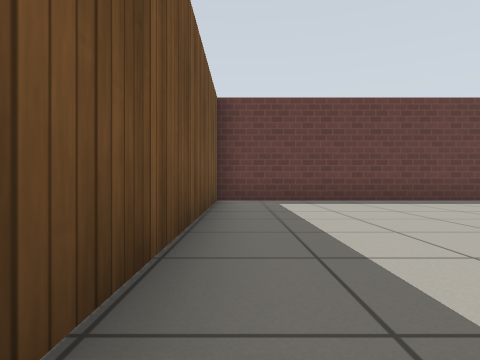
[1] (above)

22 first-person views from a walk through a world built for the Gazebo simulator. The camera is 0.5 m above the floor, looks level and sees 75° across. The floor is counted in squares, 1 m on a side. Each view is taken from the middle of a square. On the plan, view 1 faces up. The plan holds only what a view shows up to about 9 squares ahead; the rest is blank. Gazebo's built-in surfaces are drawn with simple patterns.

[2]
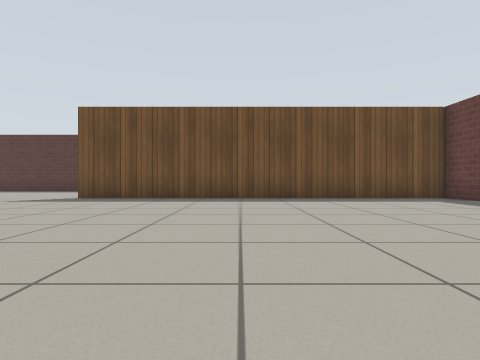

[3]
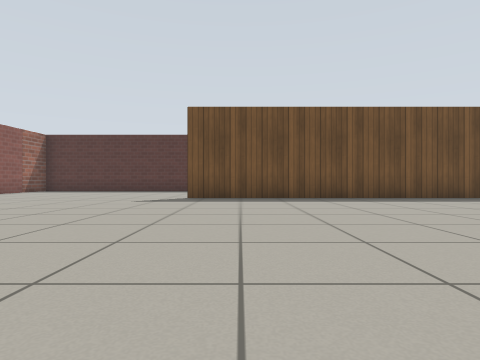

[4]
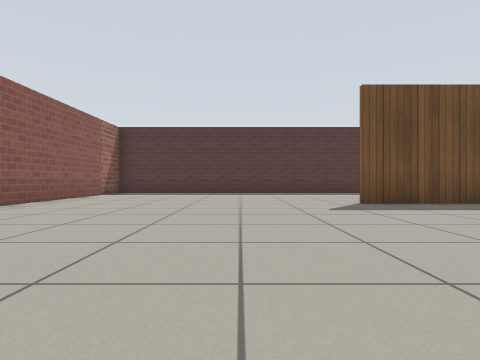

[5]
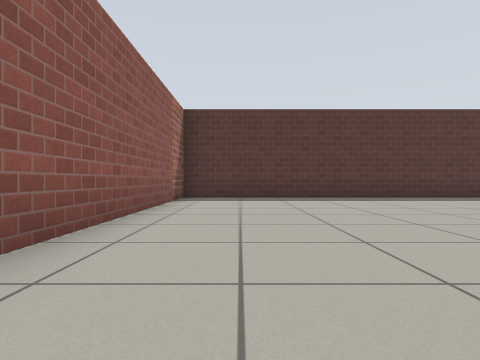

[6]
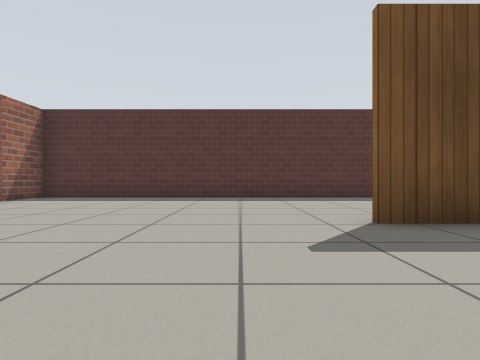

[7]
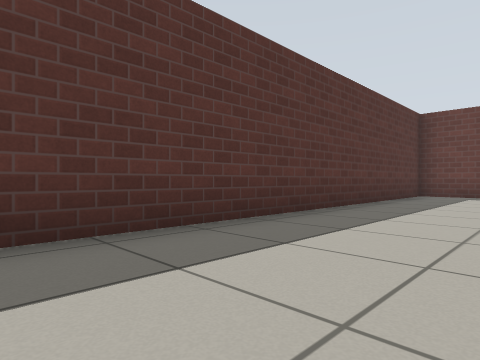

[8]
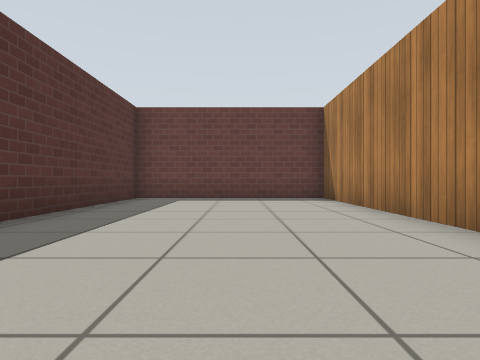

[9]
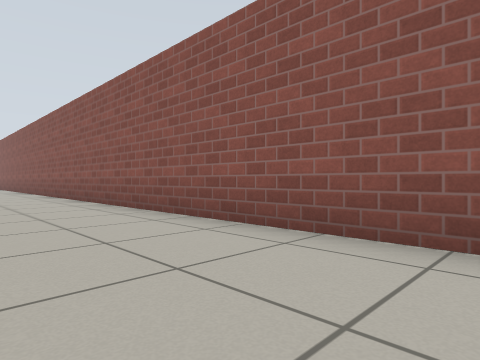

[10]
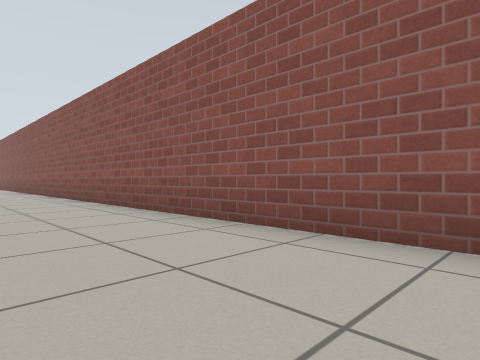

[11]
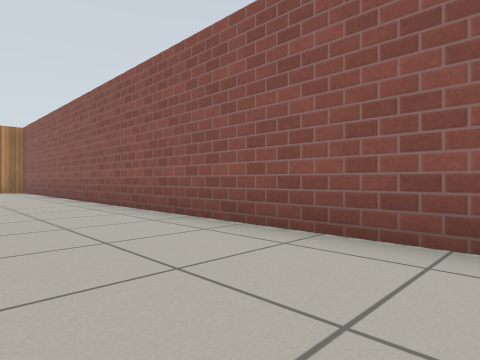

[12]
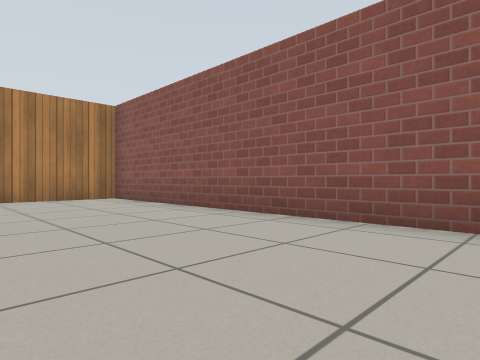

[13]
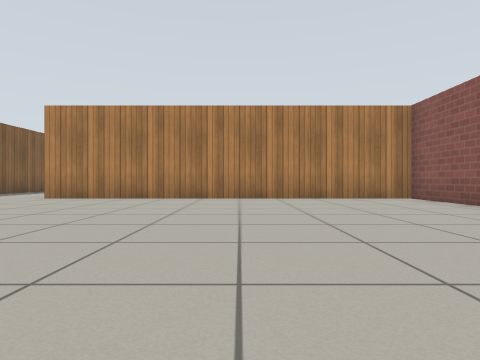

[14]
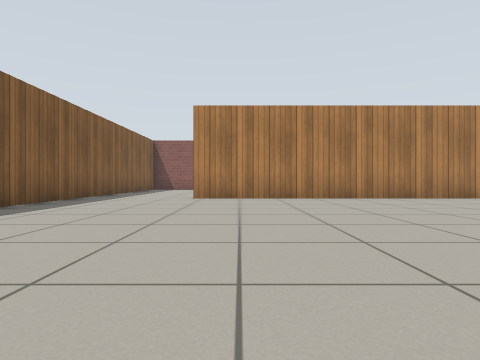

[15]
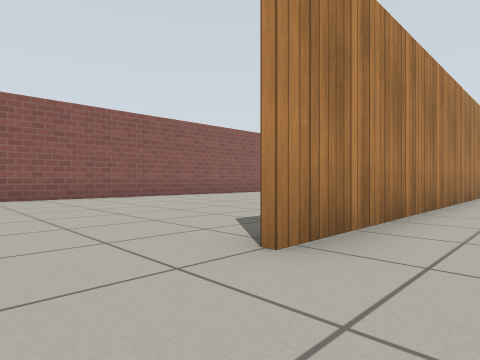

[16]
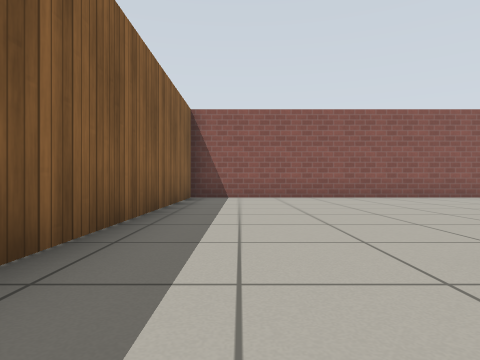

[17]
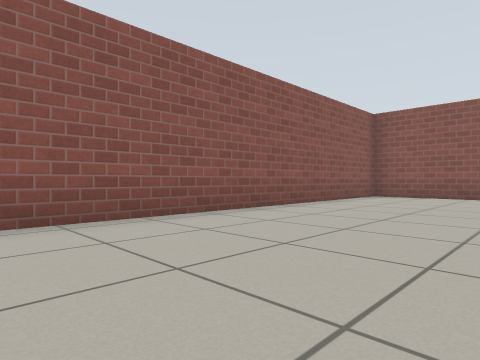

[18]
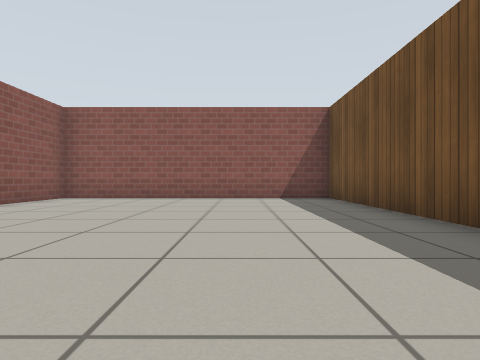

[19]
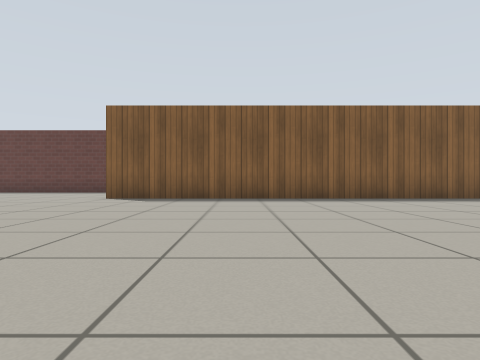

[20]
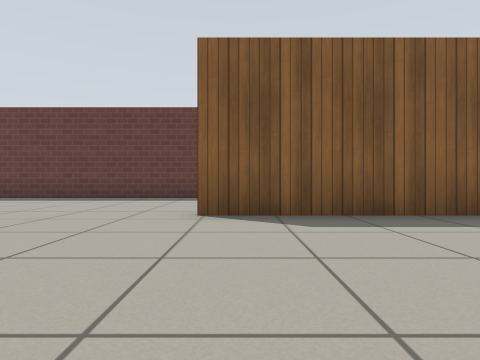

[21]
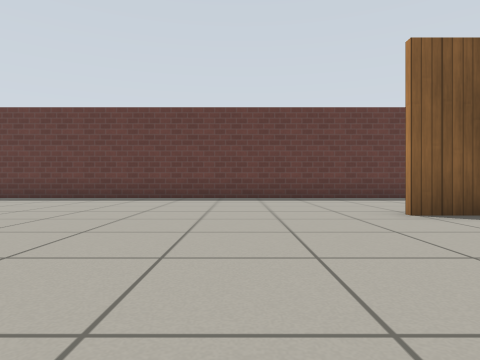

[22]
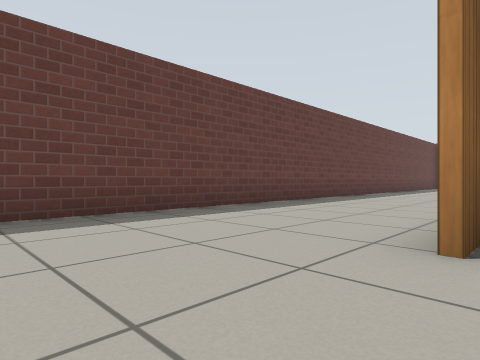

### Floor plan
Ten units are one square. View 1 is at (0, 0); x grows to the right and y downward. Boxes are objects, and circles mark ways between rooms. Rooms are numbered by the first view taken in them; rooms with no view inside come last. Other rooms are left out.
<svg viewBox="-63 -81 396 182">
<path fill="none" stroke="#000" d="M-7 -20 -7 -76M211 -76 -58 -76 -58 96 254 96 254 -3M-6 -76 -6 25M256 -34 154 -34M255 41 255 96 328 96 328 -34 256 -34"/>
<circle cx="260" cy="-15" r="3" fill="#2a7"/>
<text x="110" y="10">1</text>
<text x="290" y="30">2</text>
</svg>
Room 1 opens to room 2.

Where each view was taken, in squares from view 1:
view 1: 0 up, 0 right, facing up
view 2: 2 up, 8 right, facing left
view 3: 1 down, 8 right, facing left
view 4: 5 down, 6 right, facing left
view 5: 8 down, 3 right, facing left
view 6: 4 down, 3 right, facing left
view 7: 3 down, 3 left, facing up-left
view 8: 1 down, 3 left, facing up
view 9: 7 down, 1 left, facing down-right
view 10: 7 down, 5 right, facing down-right
view 11: 7 down, 11 right, facing down-right
view 12: 6 down, 17 right, facing down-right
view 13: 5 down, 17 right, facing right
view 14: 1 down, 17 right, facing right
view 15: 2 up, 24 right, facing down-right
view 16: 2 up, 24 right, facing right
view 17: 0 up, 29 right, facing down-right
view 18: 1 down, 28 right, facing down
view 19: 5 down, 19 right, facing up
view 20: 1 down, 16 right, facing up
view 21: 1 down, 13 right, facing up
view 22: 3 up, 13 right, facing up-right
